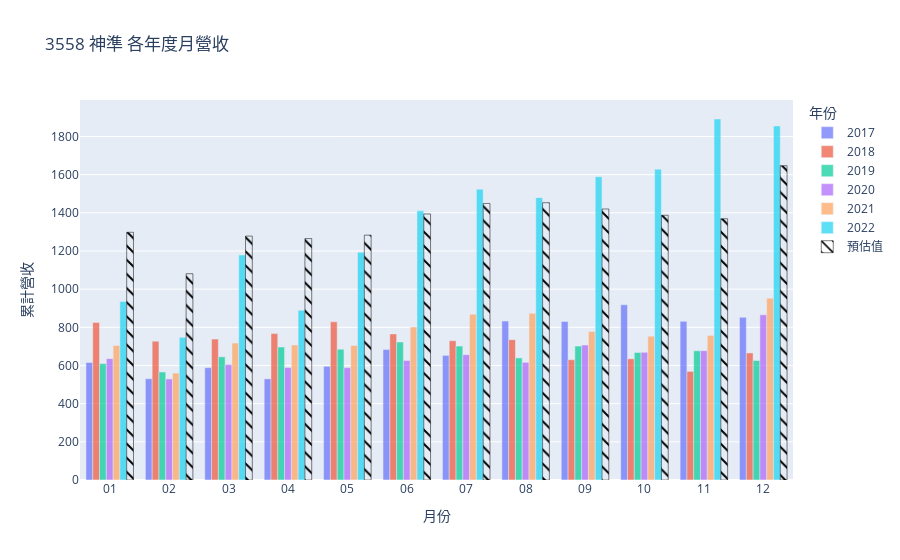
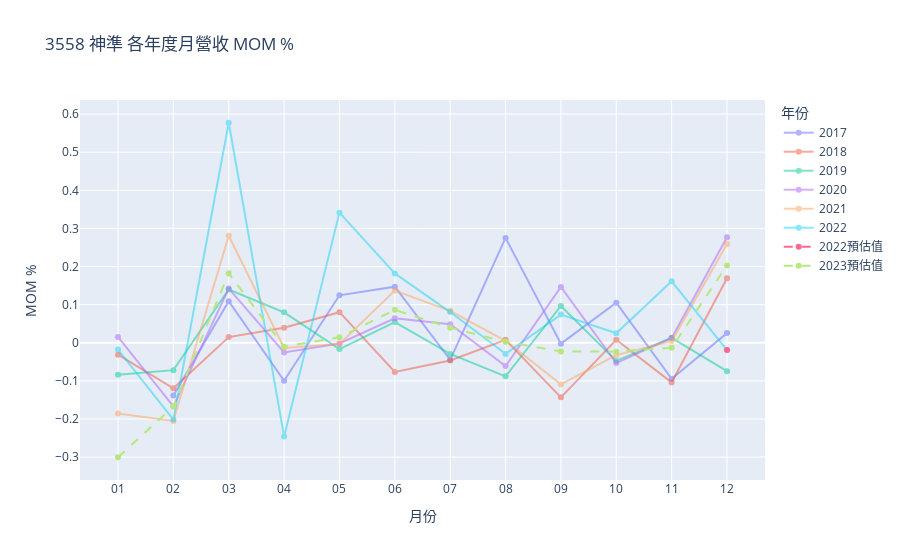
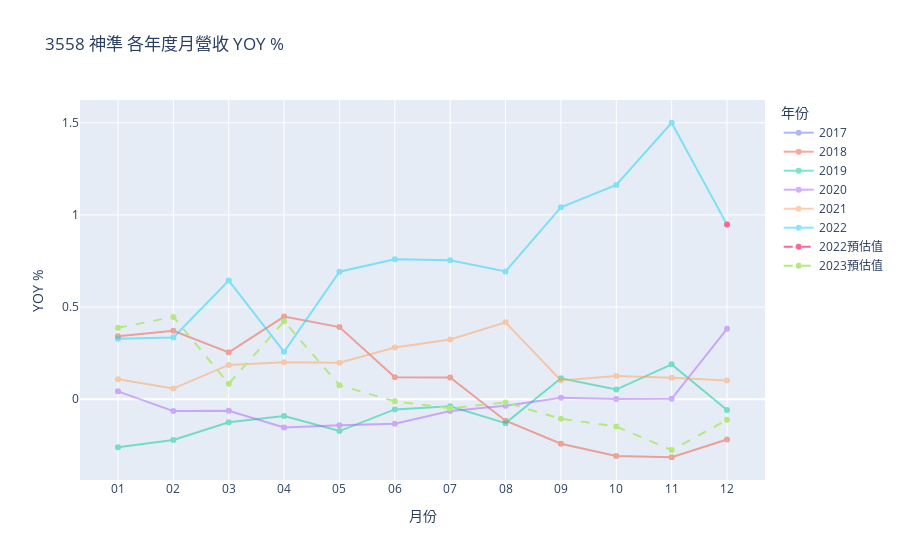

Notebook code cell kept with these figures, in order:
### Code cell
table
REV.show(), MOM.show(), YOY.show()

### Figure 1 — Plotly figure (JSON) as saved in the notebook; plotly's stock layout.template omitted (floating-point values rounded to 4 significant figures)
{"data": [{"name": "2017", "opacity": 0.7, "type": "bar", "x": ["01", "02", "03", "04", "05", "06", "07", "08", "09", "10", "11", "12"], "y": [615.6, 530.6, 588.6, 529.9, 595.9, 683.6, 652.9, 832.6, 830.8, 918.1, 831.2, 852.3]}, {"name": "2018", "opacity": 0.7, "type": "bar", "x": ["01", "02", "03", "04", "05", "06", "07", "08", "09", "10", "11", "12"], "y": [825.8, 727.3, 738.2, 767.3, 828.9, 765.3, 729.8, 735.4, 630.2, 635.2, 569.2, 665.7]}, {"name": "2019", "opacity": 0.7, "type": "bar", "x": ["01", "02", "03", "04", "05", "06", "07", "08", "09", "10", "11", "12"], "y": [609.9, 566.1, 645.3, 696.8, 685.4, 722.7, 701.5, 639.7, 701.5, 668.2, 676.7, 626.2]}, {"name": "2020", "opacity": 0.7, "type": "bar", "x": ["01", "02", "03", "04", "05", "06", "07", "08", "09", "10", "11", "12"], "y": [635.7, 529.5, 604.9, 589.5, 588.5, 626.2, 656.6, 616.5, 706.8, 669.2, 677.8, 865.4]}, {"name": "2021", "opacity": 0.7, "type": "bar", "x": ["01", "02", "03", "04", "05", "06", "07", "08", "09", "10", "11", "12"], "y": [704.6, 560, 717.3, 707.4, 705.1, 801.8, 869.1, 873.7, 778.3, 753.1, 756.6, 952.7]}, {"name": "2022", "opacity": 0.7, "type": "bar", "x": ["01", "02", "03", "04", "05", "06", "07", "08", "09", "10", "11", "12"], "y": [935.8, 747.4, 1179.0, 889.3, 1193, 1410.0, 1524.0, 1480.0, 1589.0, 1629.0, 1892.0, 1855.0]}, {"marker": {"color": "black", "line": {"color": "black"}, "pattern": {"fillmode": "replace", "shape": "\\"}}, "name": "預估值", "opacity": 1, "type": "bar", "x": ["12", "01", "02", "03", "04", "05", "06", "07", "08", "09", "10", "11", "12"], "y": [null, 1298, 1081, 1278, 1265, 1283, 1394, 1449, 1453, 1420, 1387, 1369, 1647]}], "layout": {"barmode": "group", "hovermode": "x unified", "legend": {"title": {"text": "年份"}}, "title": {"text": "3558 神準 各年度月營收"}, "xaxis": {"title": {"text": "月份"}}, "yaxis": {"title": {"text": "累計營收"}}}}

### Figure 2 — Plotly figure (JSON) as saved in the notebook; plotly's stock layout.template omitted (floating-point values rounded to 4 significant figures)
{"data": [{"name": "2017", "opacity": 0.5, "type": "scatter", "x": ["01", "02", "03", "04", "05", "06", "07", "08", "09", "10", "11", "12"], "y": [null, -0.1381, 0.1093, -0.0997, 0.1246, 0.1472, -0.0449, 0.2752, -0.0022, 0.1051, -0.0947, 0.0254]}, {"name": "2018", "opacity": 0.5, "type": "scatter", "x": ["01", "02", "03", "04", "05", "06", "07", "08", "09", "10", "11", "12"], "y": [-0.0311, -0.1193, 0.015, 0.0394, 0.0803, -0.0767, -0.0464, 0.0077, -0.1431, 0.0079, -0.1039, 0.1695]}, {"name": "2019", "opacity": 0.5, "type": "scatter", "x": ["01", "02", "03", "04", "05", "06", "07", "08", "09", "10", "11", "12"], "y": [-0.0838, -0.0718, 0.1399, 0.0798, -0.0164, 0.0544, -0.0293, -0.0881, 0.0966, -0.0475, 0.0127, -0.0746]}, {"name": "2020", "opacity": 0.5, "type": "scatter", "x": ["01", "02", "03", "04", "05", "06", "07", "08", "09", "10", "11", "12"], "y": [0.0152, -0.1671, 0.1424, -0.0255, -0.0017, 0.0641, 0.0485, -0.0611, 0.1465, -0.0532, 0.0129, 0.2768]}, {"name": "2021", "opacity": 0.5, "type": "scatter", "x": ["01", "02", "03", "04", "05", "06", "07", "08", "09", "10", "11", "12"], "y": [-0.1858, -0.2052, 0.2809, -0.0138, -0.0033, 0.1371, 0.0839, 0.0053, -0.1092, -0.0324, 0.0046, 0.2592]}, {"name": "2022", "opacity": 0.5, "type": "scatter", "x": ["01", "02", "03", "04", "05", "06", "07", "08", "09", "10", "11", "12"], "y": [-0.0177, -0.2013, 0.5773, -0.2457, 0.3415, 0.1821, 0.0806, -0.0291, 0.0739, 0.025, 0.1614, -0.0192]}, {"connectgaps": false, "line": {"dash": "dash"}, "name": "2022預估值", "type": "scatter", "x": ["12"], "y": [-0.01924]}, {"connectgaps": false, "line": {"dash": "dash"}, "name": "2023預估值", "type": "scatter", "x": ["01", "02", "03", "04", "05", "06", "07", "08", "09", "10", "11", "12"], "y": [-0.3003, -0.1672, 0.1822, -0.01017, 0.01423, 0.08652, 0.03945, 0.002761, -0.02271, -0.02324, -0.01298, 0.2031]}], "layout": {"hovermode": "x unified", "legend": {"title": {"text": "年份"}}, "title": {"text": "3558 神準 各年度月營收 MOM %"}, "xaxis": {"title": {"text": "月份"}}, "yaxis": {"title": {"text": "MOM %"}}}}

### Figure 3 — Plotly figure (JSON) as saved in the notebook; plotly's stock layout.template omitted (floating-point values rounded to 4 significant figures)
{"data": [{"name": "2017", "opacity": 0.5, "type": "scatter", "x": ["01", "02", "03", "04", "05", "06", "07", "08", "09", "10", "11", "12"], "y": [null, null, null, null, null, null, null, null, null, null, null, null]}, {"name": "2018", "opacity": 0.5, "type": "scatter", "x": ["01", "02", "03", "04", "05", "06", "07", "08", "09", "10", "11", "12"], "y": [0.3415, 0.3707, 0.2542, 0.448, 0.391, 0.1195, 0.1178, -0.1167, -0.2415, -0.3081, -0.3152, -0.2189]}, {"name": "2019", "opacity": 0.5, "type": "scatter", "x": ["01", "02", "03", "04", "05", "06", "07", "08", "09", "10", "11", "12"], "y": [-0.2614, -0.2216, -0.1258, -0.0919, -0.1731, -0.0557, -0.0388, -0.1301, 0.1131, 0.052, 0.1889, -0.0593]}, {"name": "2020", "opacity": 0.5, "type": "scatter", "x": ["01", "02", "03", "04", "05", "06", "07", "08", "09", "10", "11", "12"], "y": [0.0423, -0.0647, -0.0626, -0.154, -0.1414, -0.1335, -0.064, -0.0363, 0.0076, 0.0015, 0.0016, 0.382]}, {"name": "2021", "opacity": 0.5, "type": "scatter", "x": ["01", "02", "03", "04", "05", "06", "07", "08", "09", "10", "11", "12"], "y": [0.1084, 0.0576, 0.1858, 0.2, 0.1981, 0.2804, 0.3236, 0.4172, 0.1012, 0.1254, 0.1163, 0.1009]}, {"name": "2022", "opacity": 0.5, "type": "scatter", "x": ["01", "02", "03", "04", "05", "06", "07", "08", "09", "10", "11", "12"], "y": [0.3281, 0.3346, 0.6435, 0.2571, 0.692, 0.7588, 0.7533, 0.6934, 1.042, 1.163, 1.5, 0.9472]}, {"connectgaps": false, "line": {"dash": "dash"}, "name": "2022預估值", "type": "scatter", "x": ["12"], "y": [0.9472]}, {"connectgaps": false, "line": {"dash": "dash"}, "name": "2023預估值", "type": "scatter", "x": ["01", "02", "03", "04", "05", "06", "07", "08", "09", "10", "11", "12"], "y": [0.387, 0.4463, 0.0841, 0.4225, 0.0754, -0.0115, -0.0491, -0.0179, -0.1063, -0.1484, -0.2762, -0.1122]}], "layout": {"hovermode": "x unified", "legend": {"title": {"text": "年份"}}, "title": {"text": "3558 神準 各年度月營收 YOY %"}, "xaxis": {"title": {"text": "月份"}}, "yaxis": {"title": {"text": "YOY %"}}}}
